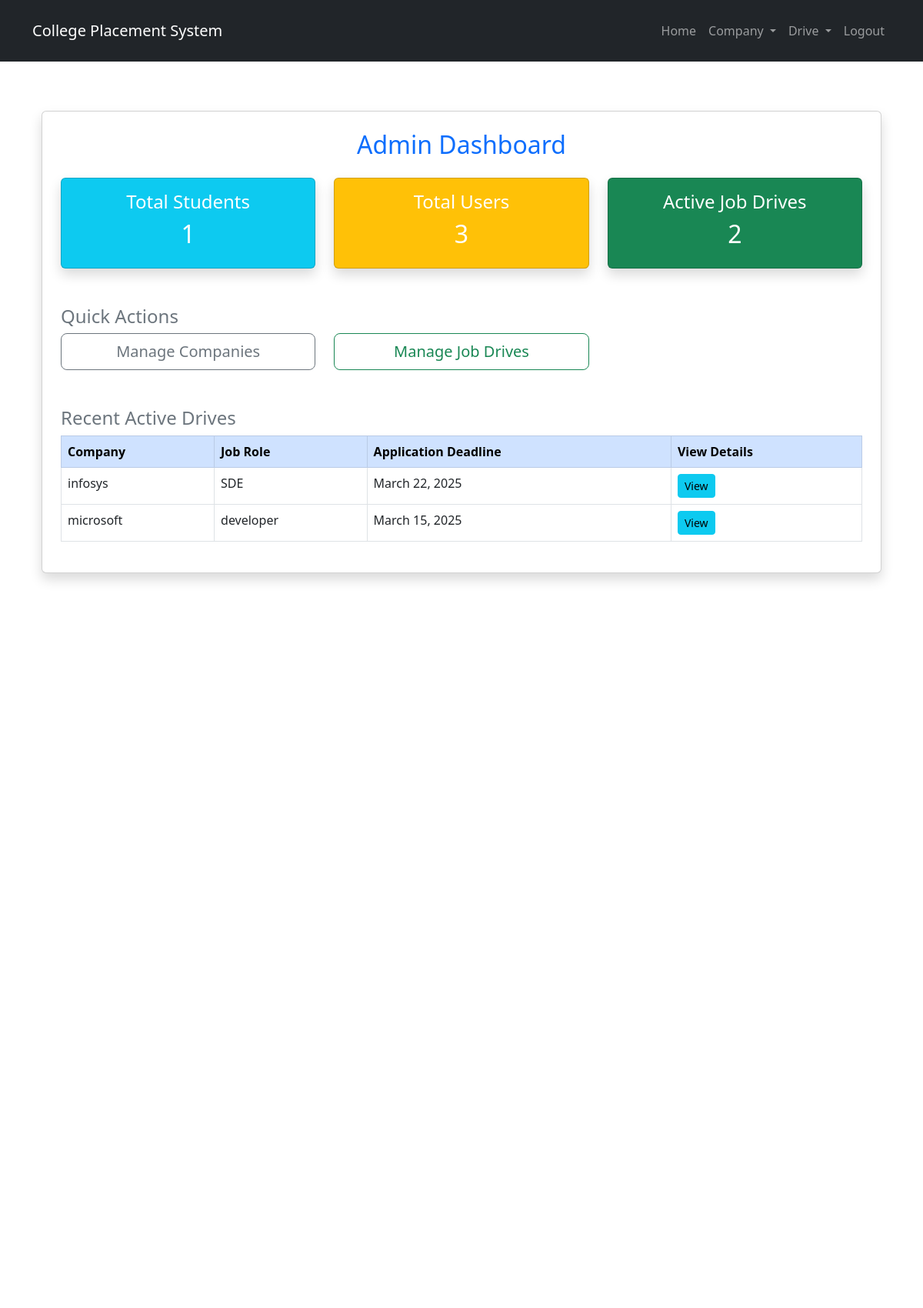
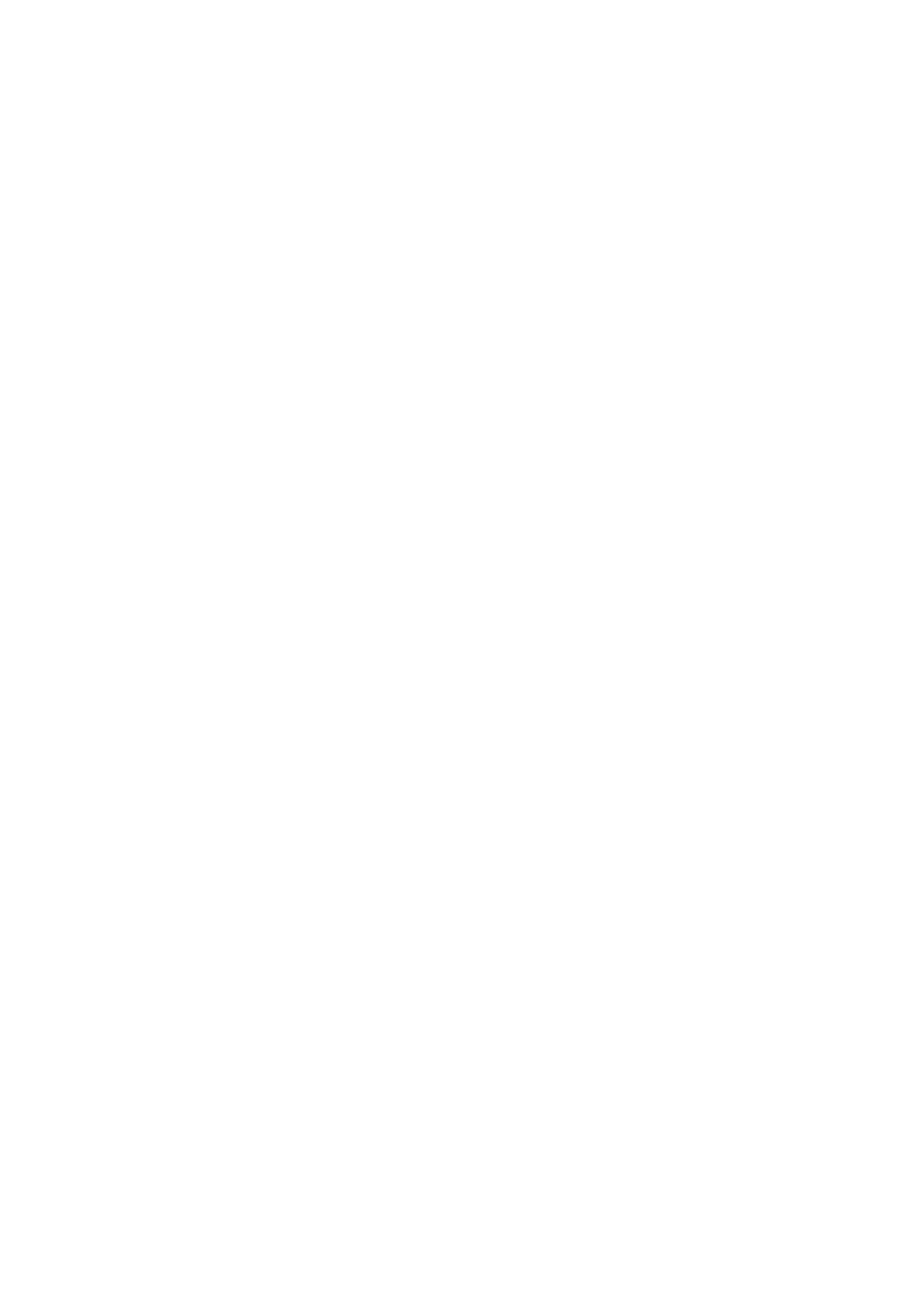
The page /admins/admin_dashboard (signed in, upper part) on the database its author committed (2 pictures, top to bottom).
### home/models.py (models this page shows, shortened)
class Drive(models.Model):
    EMPLOYMENT_TYPE_CHOICES = [
        ('Full-time', 'Full-time'),
        ('Internship', 'Internship'),
        ('Part-time', 'Part-time'),
    ]
    BACKLOG_CHOICES = [
        ('Yes','Yes'),
        ('NO','NO'),
    ]
    YEAR_CHOICES =[
        ('2023','2023'),
        ('2024','2024'),
        ('2025','2025'),
    ]
    company = models.ForeignKey(Company, on_delete=models.CASCADE, related_name="drives")
    job_role = models.CharField(max_length=255)
    job_description = models.TextField()
    salary_package = models.DecimalField(max_digits=10, decimal_places=2)
    employment_type = models.CharField(max_length=20, choices=EMPLOYMENT_TYPE_CHOICES)
    bond_period = models.PositiveIntegerField(blank=True, null=True, help_text="Duration in months")
    job_location = models.CharField(max_length=255)
    cgpa_requirement = models.DecimalField(max_digits=3, decimal_places=2, help_text="Minimum CGPA required")
    skills_required = models.TextField()
    backlog_allowed = models.CharField(max_length = 20, choices = BACKLOG_CHOICES)
    batch_eligible = models.CharField(max_length=50, choices =YEAR_CHOICES)
    selection_process = models.TextField(help_text="Stages like Aptitude Test, Coding Test, Interviews")
    application_deadline = models.DateField()
    drive_date = models.DateField()
    applied = models.BooleanField(default=False)
    applied_students = models.ManyToManyField('StudentProfile', related_name='applied_drives', blank=True)
    selected_students = models.ManyToManyField('StudentProfile', related_name="selected_drives", blank=True)
    created_at = models.DateTimeField(auto_now_add=True)

class Company(models.Model):
    INDUSTRY_CHOICES = [
        ('IT', 'IT'),
        ('Finance', 'Finance'),
        ('Healthcare', 'Healthcare'),
        ('Manufacturing', 'Manufacturing'),
        ('Education', 'Education'),
        ('Other', 'Other'),
    ]
    user = models.OneToOneField(User, on_delete=models.CASCADE)
    name = models.CharField(max_length=255, unique=True)
    industry_type = models.CharField(max_length=50, choices=INDUSTRY_CHOICES)
    location = models.CharField(max_length=255)
    website = models.URLField(blank=True, null=True)
    contact_person = models.CharField(max_length=255)
    contact_email = models.EmailField()
    contact_phone = models.CharField(max_length=15)
    created_at = models.DateTimeField(auto_now_add=True)

### home/views.py (the view)
# urls.py: path("admins/admin_dashboard", views.admin_dashboard, name="admin_dashboard"),
@superuser_required
def admin_dashboard(request):
    students_count = User.objects.filter(groups__name="Students").count()
    total_users = User.objects.count()
    active_drives = Drive.objects.filter(application_deadline__gte=now().date()).count()
    active_drives_list = Drive.objects.filter(application_deadline__gte=now().date())
    return render(request, 'admin_dashboard.html', {
        'students_count': students_count,
        'total_users': total_users,
        'active_drives': active_drives,
        'active_drives_list': active_drives_list
    })

### home/templates/admin_dashboard.html (shortened to what this page needs)
{% extends "base.html" %}
{% block content %}
<div class="container mt-4">
    <div class="card shadow p-4">
        <h2 class="text-primary text-center mb-4">Admin Dashboard</h2>
        <div class="row text-center">
            <div class="col-md-4">
                <div class="card bg-info text-white shadow p-3">
                    <h4>Total Students</h4>
                    <h2><a href="{% url 'student_list' %}" style = "text-decoration:none; color:white;">{{ students_count }}</a></h2>
                </div>
            </div>
            <div class="col-md-4">
                <div class="card bg-warning text-white shadow p-3">
                    <h4>Total Users</h4>
                    <h2>{{ total_users }}</h2>
                </div>
            </div>
            <div class="col-md-4">
                <div class="card bg-success text-white shadow p-3">
                    <h4>Active Job Drives</h4>
                    <h2>{{ active_drives }}</h2>
                </div>
            </div>
        </div>
        <h4 class="text-secondary mt-5">Quick Actions</h4>
        <div class="row text-center">
            <div class="col-md-4">
                <a href="{% url 'company_create' %}" class="btn btn-outline-secondary btn-lg w-100">Manage Companies</a>
            </div>
            <div class="col-md-4">
                <a href="{% url 'drive_create' %}" class="btn btn-outline-success btn-lg w-100">Manage Job Drives</a>
            </div>
        </div>
        <h4 class="text-secondary mt-5">Recent Active Drives</h4>
        {% if active_drives_list %}
        <table class="table table-bordered">
            <thead class="table-primary">
                <tr>
                    <th>Company</th>
                    <th>Job Role</th>
                    <th>Application Deadline</th>
                    <th>View Details</th>
                </tr>
            </thead>
            <tbody>
                {% for drive in active_drives_list %}
                <tr>
                    <td>{{ drive.company.name }}</td>
                    <td>{{ drive.job_role }}</td>
                    <td>{{ drive.application_deadline }}</td>
                    <td>
                        <a href="{% url 'drive_detail' drive.id %}" class="btn btn-sm btn-info">View</a>
                    </td>
                </tr>
                {% endfor %}
            </tbody>
        </table>
        {% else %}
            <p class="text-muted">No active job drives available.</p>
        {% endif %}
    </div>
</div>
{% endblock %}

### home/templates/base.html (style rules this page uses)
body { display: flex; flex-direction: column; min-height: 500vh; }

### rows shown on the page
Drive: company.name "infosys", job_role "SDE", application_deadline "March 22, 2025"
Drive: company.name "microsoft", job_role "developer", application_deadline "March 15, 2025"

### other values the page prints
{{ students_count }} "1"
{{ total_users }} "3"
{{ active_drives }} "2"
